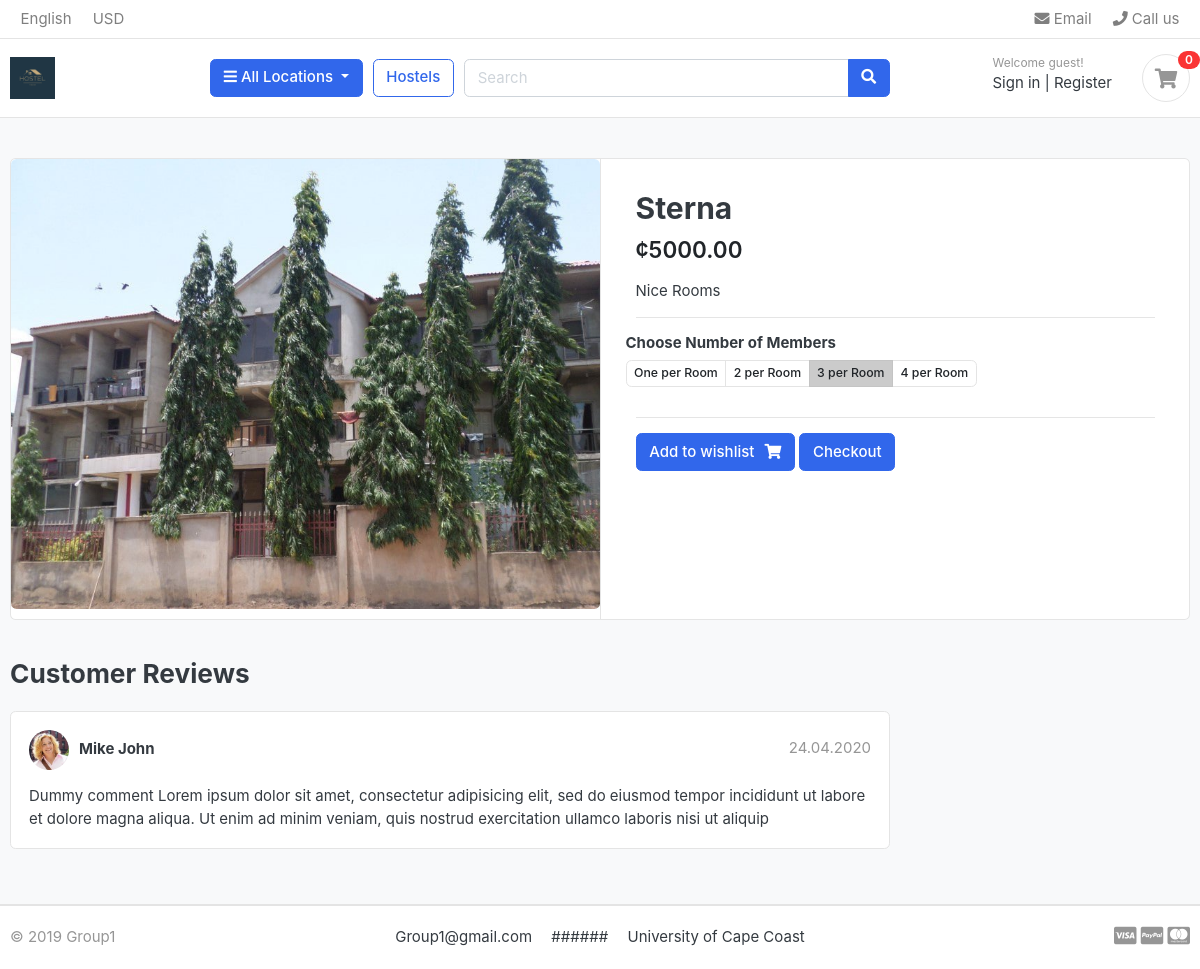
The app's page /2024/2/18/sterna/ with its own data.
### hostels/models.py (models this page shows, shortened)
class Hostel(models.Model):
    hostel_name = models.CharField(max_length=200)
    hostel_location = models.ForeignKey(Location, on_delete=models.CASCADE)
    slug = models.CharField(max_length=400,  unique=True)
    stock = models.IntegerField()
    is_available = models.BooleanField(default=True)
    created_date = models.DateTimeField(auto_now_add=True)
    updated_date = models.DateTimeField(auto_now=True)
    hostel_manager = models.ForeignKey(User, on_delete=models.CASCADE)
    hostel_price = models.DecimalField(max_digits=15, decimal_places=2)
    hostel_description = models.TextField()
    hostel_image = models.ImageField(upload_to='hostel_main_image')
    hostel_bedroom = models.ImageField(upload_to='hostel_bedroom', blank=True)
    hostel_kitchen = models.ImageField(upload_to='hostel_kitchen', blank=True)
    hostel_washroom = models.ImageField(
        upload_to='hostel_washroom', blank=True)
    objects = models.Manager()
    hostelAvailable = HostelAvailable()

### hostels/views.py (the view)
def hostel_details(request, year, month, day, hostel):
    hostels = get_object_or_404(
        Hostel,
        created_date__year=year,
        created_date__month=month,
        created_date__day=day,
        slug=hostel,
        is_available=True,
    )
    return render(request, 'hostels/hostel_details.html', {'hostels': hostels})

### category/context_processor.py (called while the page is built)
def menu_links(request):
    links = Location.objects.all()
    return {'links':links}

### category/models.py (called while the page is built)
    def get_absolute_url(self):
        return reverse("hostels:hostels_by_location", args=[self.slug])

### hostels/templates/hostels/hostel_details.html (shortened to what this page needs)
{% extends "hostels/base.html" %}
{% block content %}
<section class="section-content padding-y bg">
	<div class="container">
<div class="card">
	<div class="row no-gutters">
		<aside class="col-md-6">
<article class="gallery-wrap">
	<div class="img-big-wrap">
		<a href="#"><img src="{{ hostels.hostel_image.url }}"></a>
	</div>
</article>
</aside>
<main class="col-md-6 border-left">
<article class="content-body">
	<h2 class="title">{{ hostels.hostel_name}}</h2>
	<div class="mb-3">
		<var class="price h4">&cent;{{ hostels.hostel_price}}</var>
</div>
<p>{{ hostels.hostel_description}}</p>
<hr>
	<div class="row">
		<div class="item-option-select">
			<h6>Choose Number of Members</h6>
			<div class="btn-group btn-group-sm btn-group-toggle" data-toggle="buttons">
				<label class="btn btn-light">
			    <input type="radio" name="radio_color"> One per Room
			</label>
			<label class="btn btn-light">
				<input type="radio" name="radio_color" > 2 per Room
			</label>
			  <label class="btn btn-light active">
			    <input type="radio" name="radio_color checked"> 3 per Room
			  </label>
			  <label class="btn btn-light">
			    <input type="radio" name="radio_color"> 4 per Room
			  </label>
			</div>
		</div>
	</div>
	<hr>
	<a href="{% url "wishlist:add_wishlist" hostels.id %}" class="btn  btn-primary"><span class="text">Add to wishlist</span><i class="fas fa-shopping-cart"></i></a>
	<a href="#" class="btn  btn-primary"><span class="text">Checkout</span></a>
</article>
		</main>
	</div>
</div>
<br>
<div class="row">
	<div class="col-md-9">
		<header class="section-heading">
			<h3>Customer Reviews </h3>
		</header>
		<article class="box mb-3">
		<div class="icontext w-100">
			<img src="./images/avatars/avatar1.jpg" class="img-xs icon rounded-circle">
			<div class="text">
				<span class="date text-muted float-md-right">24.04.2020 </span>
				<h6 class="mb-1">Mike John </h6>
			</div>
		</div>
		<div class="mt-3">
			<p>
				Dummy comment Lorem ipsum dolor sit amet, consectetur adipisicing elit, sed do eiusmod
				tempor incididunt ut labore et dolore magna aliqua. Ut enim ad minim veniam,
				quis nostrud exercitation ullamco laboris nisi ut aliquip
			</p>
		</div>
	</article>
	</div>
</div>
</div>
</section>
{% endblock content %}

### hostels/static/hostels/css/ui.css (style rules this page uses)
html { font-family: "Inter", sans-serif; font-size: 15px; }
.content-body { flex: 1 1 auto; padding: 2rem 2.3rem; }
.img-xs, .img-sm, .img-md, .img-lg { -o-object-fit: cover; object-fit: cover; flex-shrink: 0; flex-grow: 0; }
.img-xs { width: 40px; height: 40px; }
.padding-y { padding-top: 40px; padding-bottom: 40px; }
var { font-style: normal; }
article:after, .form-group:after { display: block; clear: both; content: ""; }
.bg { background-color: #f8f9fa; }
.section-heading { margin-bottom: 20px; margin-top: 15px; }
p:last-child { margin-bottom: 0; }
.btn-light { background-color: #fff; border-color: #e4e4e4; }
.btn .text + i { margin-left: 10px; }
.icontext { display: inline-flex; align-items: center; vertical-align: middle; }
.icontext .text { width: 100%; line-height: 1.2; }
.icontext .icon { position: relative; margin-right: 10px; flex-shrink: 0; flex-grow: 0; }
.price { font-weight: 600; color: #212529; }
.box { padding: 18px; background: #fff; border-radius: 0.37rem; border: 1px solid #e4e4e4; }
.box img { max-width: 100%; }
.gallery-wrap .img-big-wrap { margin-bottom: 10px; border-radius: 0.37rem; overflow: hidden; background-color: #fff; }
.gallery-wrap .img-big-wrap a { text-align: center; display: block; }
.gallery-wrap .img-big-wrap img { height: 450px; width: auto; display: inline-block; }
.item-option-select { margin-bottom: 1rem; display: inline-block; margin-right: 15px; }
.item-option-select .btn { min-width: 80px; }

### records on screen
Hostel: hostel_image (picture), hostel_name "Sterna", hostel_price "5000.00", hostel_description "Nice Rooms"
